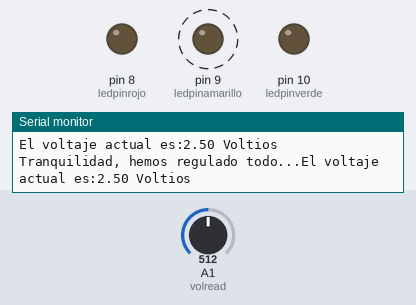
This sketch was run on a simulated Arduino Uno, built with avr-gcc and run on an emulated ATmega328P. On the bench: output pins drawn as LEDs (lit = HIGH), the last lines printed to the serial monitor. Dashed ring = blinking. Inputs (shaded band) come from the test bench; at power-on: A1 (volread) = 512.

Above: at 0.95 s.
1.4 s: A1 (volread) set to 809
4.5 s: A1 (volread) set to 831
At 7.1 s:
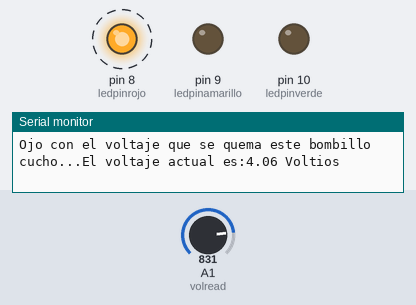
7.6 s: A1 (volread) set to 994
9.5 s: A1 (volread) set to 1010
At 10.4 s:
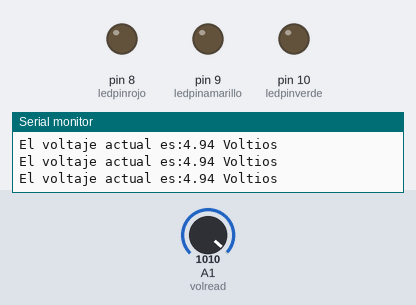
12.6 s: A1 (volread) set to 122
At 13.31 s:
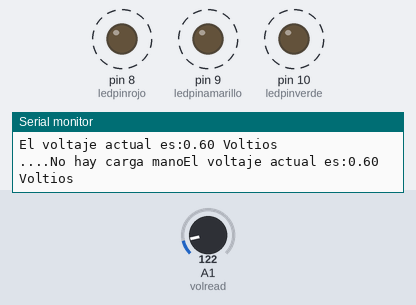
15.7 s: A1 (volread) set to 192
18.8 s: A1 (volread) set to 212
At 19.02 s:
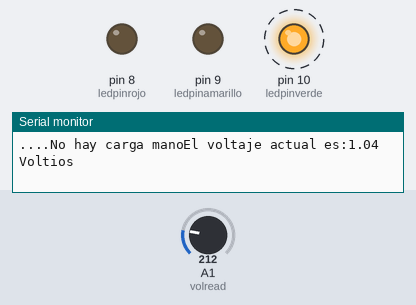
Timing chart, 0 to 22.9 s (numbered marks = the images above; inputs shaded):
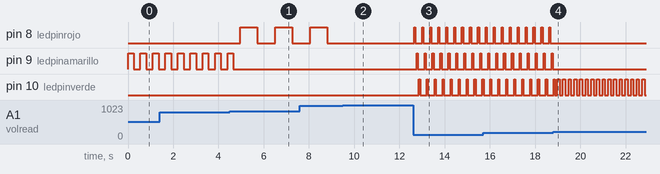

Measured:
- the behaviour switches between 818 and 819 on A1 (volread) (found by bisection; images 0 and 1)
- the behaviour switches between 1002 and 1003 on A1 (volread) (found by bisection; images 1 and 2)
- the behaviour switches between 204 and 205 on A1 (volread) (found by bisection; images 3 and 4)
- after the input at 4.5 s, pin 8 (ledpinrojo): alternates HIGH for 0.75 s and LOW for 0.80 s, starting after 0.46 s; pin 9 (ledpinamarillo): goes on until 4.7 s, then stays LOW
- after the input at 9.5 s, pin 8 (ledpinrojo): stops changing and stays LOW
- after the input at 12.6 s, pin 8 (ledpinrojo): alternates HIGH for 0.05 s and LOW for 0.30 s, starting after 0.06 s; pin 9 (ledpinamarillo): alternates HIGH for 0.05 s and LOW for 0.30 s, starting after 0.16 s; pin 10 (ledpinverde): alternates HIGH for 0.05 s and LOW for 0.30 s, starting after 0.26 s
- after the input at 18.8 s, pin 8 (ledpinrojo), pin 9 (ledpinamarillo): stops changing and stays LOW; pin 10 (ledpinverde): alternates HIGH for 0.10 s and LOW for 0.15 s, starting after 0.18 s
- by itself, pin 9 (ledpinamarillo): alternates HIGH for 0.25 s and LOW for 0.30 s

The sketch:

if_luces.ino
```cpp
float vOUT,volread=A1,analogval;
int ledpinrojo = 8,ledpinamarillo = 9, ledpinverde = 10;


void setup() {

  pinMode(volread,INPUT);//TOma como salida el valor del pin A1
  pinMode(ledpinverde,OUTPUT);
  pinMode(ledpinrojo, OUTPUT);//usar pin
  Serial.begin(9600);//Para poder mostrar le monitor Serie
  pinMode(ledpinamarillo, OUTPUT);//usar pin
}

void loop() {
  int time=50;//PAra el tiempo
  analogval = analogRead(volread);//PAra leer el voltaje del pin
  vOUT=(5*analogval/1023);//regla de 3 para poder sacar el voltaje
  Serial.print("El voltaje actual es:");
  Serial.print(vOUT);/*Mostrar el voltaje del pin*/ Serial.print(" Voltios");
  Serial.println(" ");
  if(vOUT==5.0){
      digitalWrite(ledpinrojo,HIGH);
      digitalWrite(ledpinverde,HIGH);
      digitalWrite(ledpinamarillo,HIGH);
  } else if (vOUT>=4.0 && vOUT<=4.9){
    int delayt =750;
    digitalWrite(ledpinrojo, HIGH);
    delay(delayt);
    digitalWrite(ledpinrojo,LOW);
    delay(delayt);
    Serial.print("Ojo con el voltaje que se quema este bombillo cucho...");
    delay(time);
  } else if(vOUT<4.0 && vOUT>2.5){
    int delaym = 250;
    digitalWrite(ledpinamarillo, HIGH);
    delay(delaym);
    digitalWrite(ledpinamarillo,LOW);
    delay(delaym);
    Serial.print("Tranquilidad, hemos regulado todo...");
    delay(time);
  } else if(vOUT<=2.5 && vOUT>1.0){
     int delaymn = 100;
    digitalWrite(ledpinverde, HIGH);
    delay(delaymn);
    digitalWrite(ledpinverde,LOW);
    delay(delaymn);

    delay(time);
  } else if(vOUT<=1.0 && vOUT>=0.1){
     int delaya = 50,i=0;

     digitalWrite(ledpinrojo, HIGH);
    delay(delaya);
    digitalWrite(ledpinrojo,LOW);
    delay(delaya);
    digitalWrite(ledpinamarillo, HIGH);
    delay(delaya);
    digitalWrite(ledpinamarillo,LOW);
    delay(delaya);
    digitalWrite(ledpinverde, HIGH);
    delay(delaya);
    digitalWrite(ledpinverde,LOW);
    delay(delaya);
    Serial.print("....No hay carga mano");
    delay(time);
  } else if(vOUT==0.0){
      digitalWrite(ledpinrojo,LOW);
      digitalWrite(ledpinverde,LOW);
      digitalWrite(ledpinamarillo,LOW);
  }

}
```
